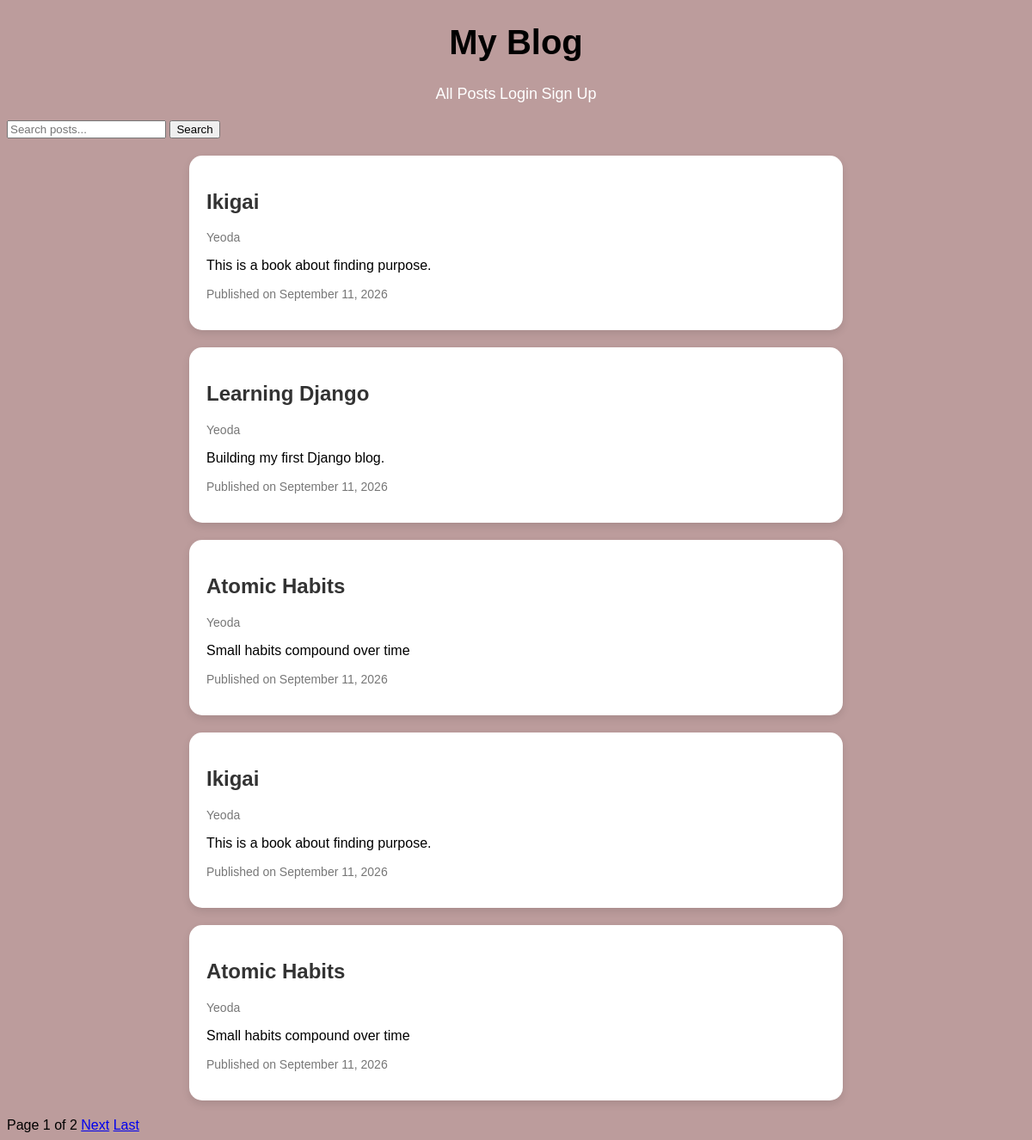
/posts/, run on an earlier commit of the app's database.
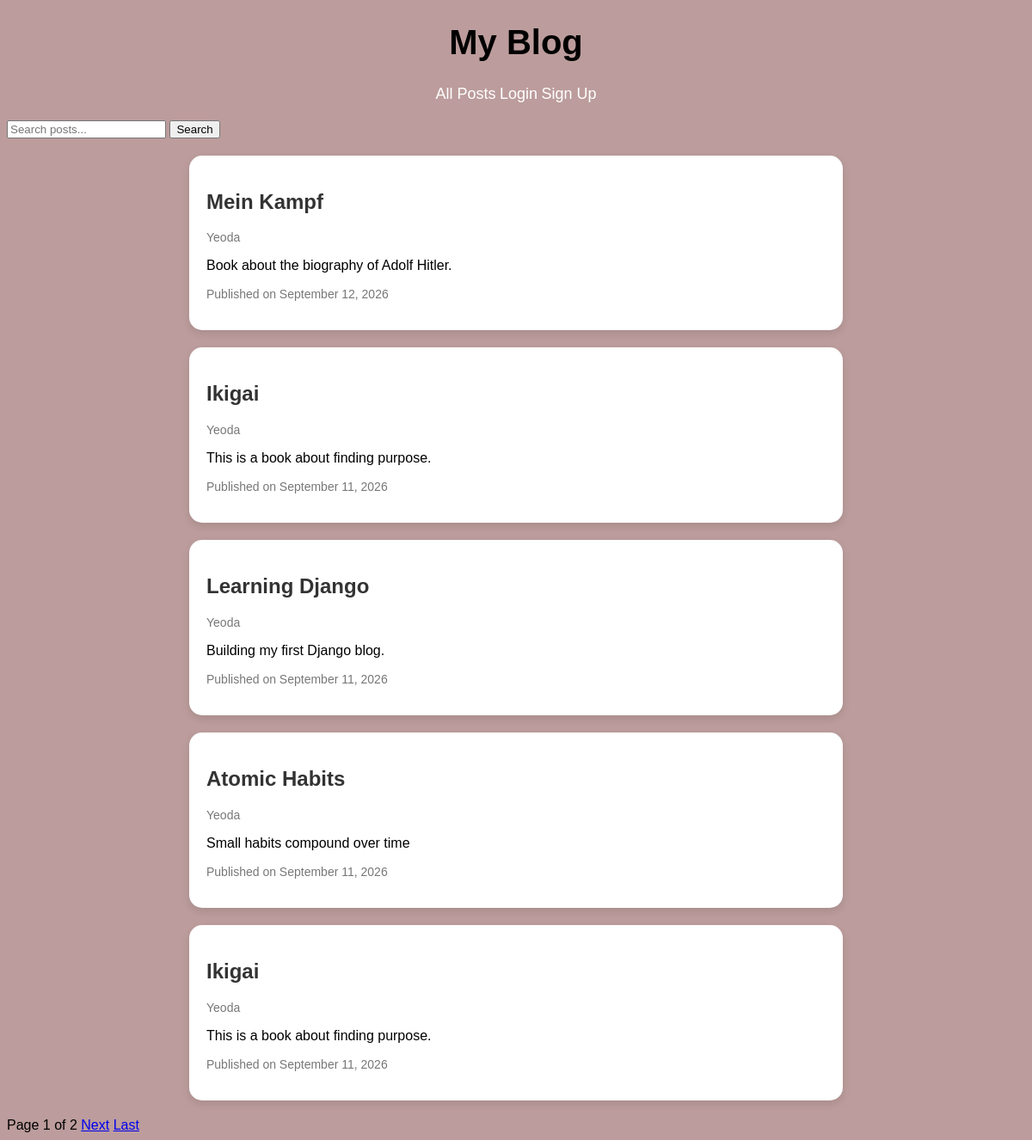
And on a later commit of the database.
### posts/models.py (models this page shows, shortened)
class Post(models.Model):
    title = models.CharField(max_length=200)
    content = models.TextField()
    author = models.ForeignKey(User, on_delete=models.CASCADE)
    created_at = models.DateTimeField(auto_now_add=True)
    updated_at = models.DateTimeField(auto_now=True)

### posts/views.py (the view)
# urls.py: path("", views.post_list, name="post_list"),
def post_list(request):
    query = request.GET.get("q", "")
    posts = Post.objects.select_related("author").order_by("-created_at")
    if query:
        posts = posts.filter(Q(title__icontains=query) | Q(content__icontains=query))
    paginator = Paginator(posts, 5)
    page_number = request.GET.get("page")
    page_obj = paginator.get_page(page_number)
    return render(request, "posts/post_list.html", {"page_obj": page_obj, "query": query,})

### posts/templates/posts/post_list.html (shortened to what this page needs)
{% extends "posts/base.html" %}
{% block bodycontent %}
<form method="get">
    <input type="text" name="q" placeholder="Search posts..." value="{{ query }}">
    <button type="submit">Search</button>
</form>
{% if page_obj.object_list %}
    <div class="posts-container">
    {% for post in page_obj %}
        <div class="post">
            <h2><a href="{% url 'post_detail' post.id %}">{{ post.title }}</a></h2>
            <p class="meta">{{ post.author.username}}</p>
            <p>{{ post.content|truncatewords:10 }}</p>
            <p class="meta">Published on {{ post.created_at|date:"F j, Y" }}</p>
        </div>
    {% endfor %}
    </div>
    <div class="pagination">
        <span>
            Page {{ page_obj.number }} of {{ page_obj.paginator.num_pages }}
        </span>
        {% if page_obj.has_next %}
            <a href="?q={{ query }}&page={{ page_obj.next_page_number }}">Next</a>
            <a href="?q={{ query }}&page={{ page_obj.paginator.num_pages }}">Last</a>
        {% endif %}
    </div>
{% else %}
    <p>No posts found</p>
{% endif %}
{% endblock %}

What changed in the data, as far as the page shows it:
no longer on this page (row unchanged): Post: title "Atomic Habits", author.username "Yeoda", content "Small habits compound over time", created_at "September 11, 2026"
added Post: title "Mein Kampf", author.username "Yeoda", content "Book about the biography of Adolf Hitler.", created_at "September 12, 2026"
